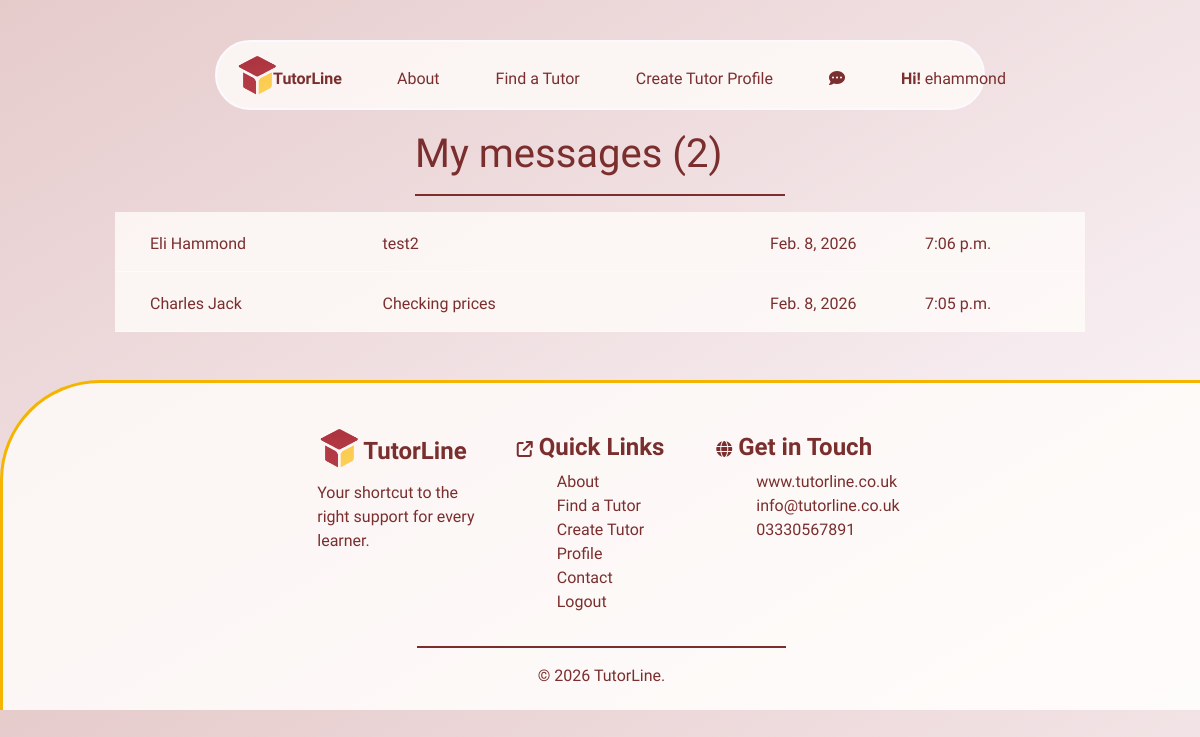
/messaging/ (signed in), run on an earlier commit of the app's database.
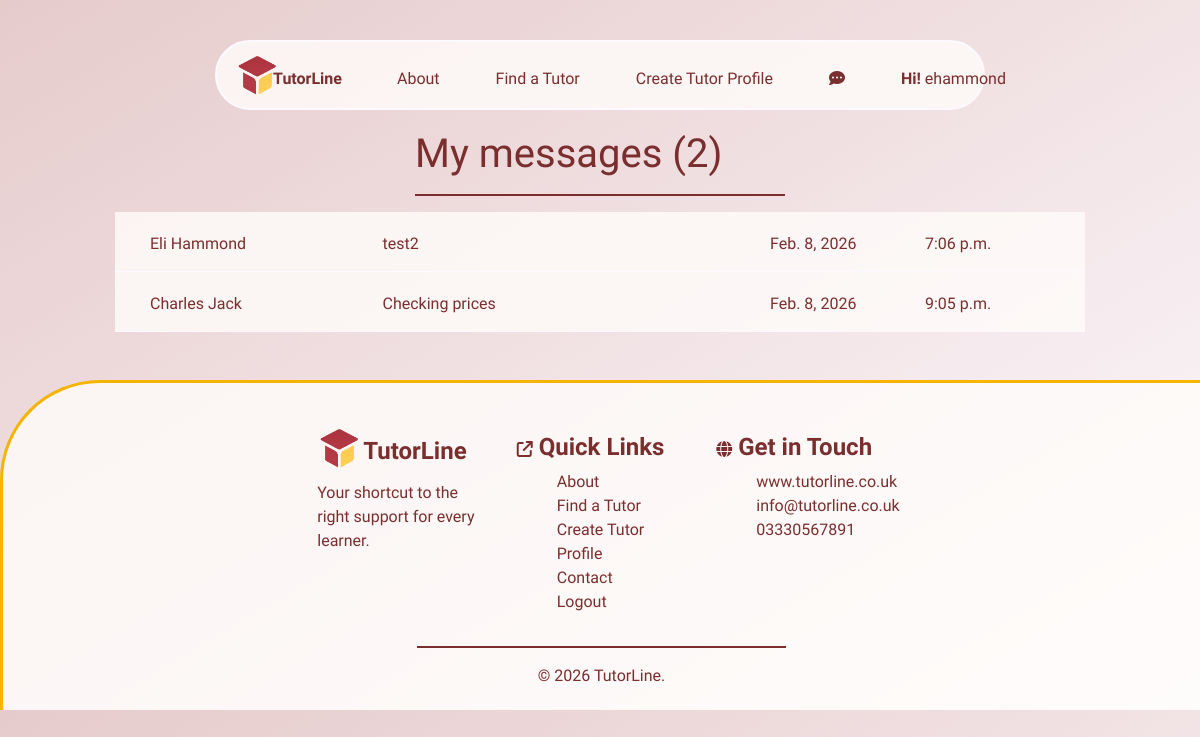
And on a later commit of the database.
### messaging/models.py (models this page shows, shortened)
class Message(models.Model):
    send_to = models.CharField(max_length=254)
    name = models.CharField(max_length=254)
    subject = models.CharField(max_length=254)
    Phone = models.CharField(max_length=254)
    email = models.EmailField()
    message = models.TextField()
    day_sent = models.DateField(auto_now=True)
    time_sent = models.TimeField(auto_now=True)
    read = models.BooleanField(default=False)

### messaging/views.py (the view)
# urls.py: path('', views.messaging, name='messaging'),
def messaging(request):
    message = Message.objects.all()
    current_user = request.user.username
    my_messages = Message.objects.filter(send_to=current_user)
    message_count = len(my_messages)
    print("user is",  request.user.username)
    context = {
        'message': message,
        'message_count': message_count,
    }
    return render(request, 'messaging/messaging.html', context)

### messaging/contexts.py (called while the page is built)
def messaging(request):
    message = Message.objects.all()
    current_user = request.user.username
    my_messages = Message.objects.filter(send_to=current_user)
    unread_messages = my_messages.filter(read=False)
    message_count = len(my_messages)
    unread_count = len(unread_messages)
    context = {
        'message': message,
        'message_count': message_count,
        'unread_count': unread_count,
    }
    return context

### messaging/templates/messaging/messaging.html (shortened to what this page needs)
{% extends "base.html" %}
{% load static %}
{% block extracss%}
    <link rel="stylesheet" href="{% static 'css/messaging.css' %}">
{% endblock %}
{% block content %}
<div class="container-fluid">
    <div class="row">
        <div class="col-4"></div>
        <div class="col-4">
            <h1>My messages ({{ message_count }})</h1>
            <hr>
        </div>
        <div class="col-4"></div>
    </div>
</div>
<section>
    <div class="container-fluid">
        <div class="row">
            <div class="col-1"></div>
            <div class="col-10">
                {% for m in message %}
                {% if m.send_to == user.username %}
                <a href="{% url 'mark_read' m.id %}">
                    <div class="row message-row {% if m.read == False %}message-row-unread {%else %}message-row-read{% endif %}" id="open-message-{{ m.id }}">
                        <div class="col-3">{{ m.name }}</div>
                        <div class="col-5">{{ m.subject }}</div>
                        <div class="col-2">{{ m.day_sent }}</div>
                        <div class="col-2"> {{ m.time_sent }}</div>
                    </div>
                </a>
                {% endif %}
                {% endfor %}
            </div>
            <div class="col-1"></div>
        </div>
    </div>
</section>
{% endblock %}

What changed in the data, as far as the page shows it:
changed Message "Charles Jack": time_sent "7:05 p.m." → "9:05 p.m."
